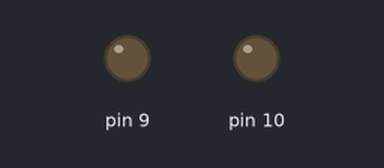
The sketch below on a simulated Arduino Uno, built with avr-gcc and run on an emulated ATmega328P. Shown: output pins drawn as LEDs (lit = HIGH).

Above: at 0.15 s.
At 7.67 s:
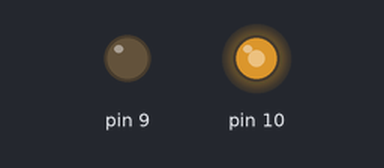
At 15.49 s:
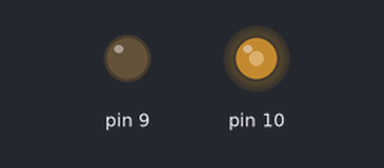
At 30.83 s:
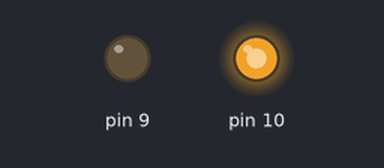
Timing chart, 0 to 32.0 s (numbered marks = the images above):
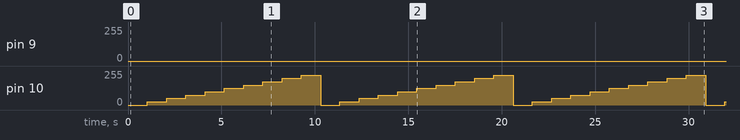

Measured:
- by itself, pin 10: repeats every 10.3 s: 50/255 1.0 s, 75/255 1.0 s, 100/255 1.0 s, 125/255 1.0 s, 150/255 1.0 s, 175/255 1.0 s, 200/255 1.0 s, 225/255 1.0 s, 0/255 1.0 s, 25/255 1.0 s

The sketch:

GatherEnergy_For_NextLED.ino
```cpp
#include <TimerOne.h>

const int LED1 = 6;
const int LED2 = 9;
const int LED3 = 10;
int cnt = 0;

void setup() {
  // put your setup code here, to run once:
  Timer1.initialize();
  Timer1.pwm(LED2, 0);
  Timer1.pwm(LED3, 0);
  Timer1.setPeriod(1000);
}

void loop() {
  // put your main code here, to run repeatedly:
  for (int t_high=0;t_high<=1023;t_high++) {
    Timer1.setPwmDuty(LED2, t_high);
    delay(1);
    if (t_high == 1023){
      cnt++;
    }
  }
  if (cnt > 0){
    Timer1.setPwmDuty(LED3, 100*cnt);
    if (cnt == 10){
      cnt = 0;
      Timer1.setPwmDuty(LED3, 0);
    }
  }
}
```
